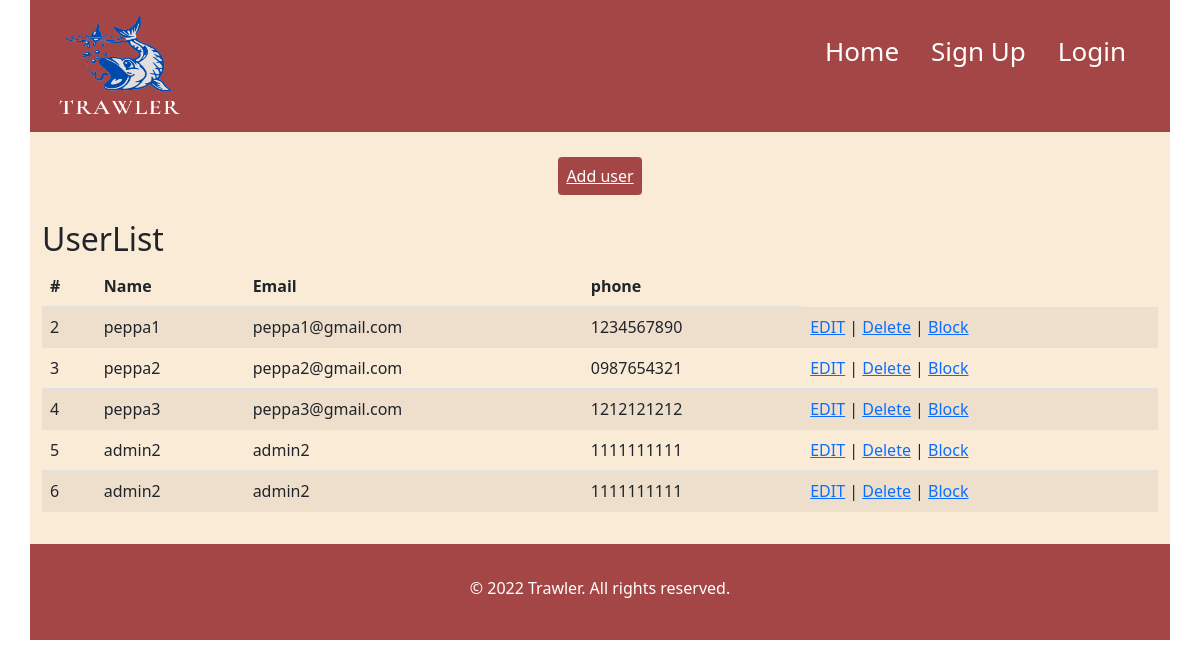
/user.php?usertype=user, run on the app's committed database.
### tables this page shows
CREATE TABLE `users` (
  `id` int(11) NOT NULL,
  `usertype` varchar(255) NOT NULL DEFAULT 'user',
  `name` varchar(255) NOT NULL,
  `email` varchar(255) NOT NULL,
  `password` varchar(255) NOT NULL,
  `phone` varchar(255) NOT NULL,
  `city` varchar(255) NOT NULL,
  `address` varchar(255) NOT NULL,
  `level` int(10) NOT NULL  DEFAULT 3
);

### user.php (the view, shortened to what this page needs)
<?php
require 'connection.php';
$usertype = $_GET['usertype'];
$result = "SELECT * FROM users where usertype = '$usertype' and level !=0;";
?>
<!DOCTYPE html>
<html lang="en">
<head>
    <link href="https://cdn.jsdelivr.net/npm/bootstrap@5.2.0-beta1/dist/css/bootstrap.min.css" rel="stylesheet">
    <link rel="stylesheet" href="css/user_list.css">
</head>
<body>
    <div class="container">
        <?php
        require 'header.php';
        ?>
        <div class="row products-reel">
            <div class="adduserRef"><a href="adduser.php">Add user</a></div><br>
            <div class="col-sm-12">
                <div class="caption">
                    <table class="table table-striped">
                        <?php
                        $test = mysqli_query($conn, $result) or die(mysqli_error($conn));
                        $numofrows = mysqli_num_rows($test);
                        if ($numofrows > 0) {
                            echo "<thead><tr>
                                <h2>UserList</h2>
                            </tr>
                            <tr>
                                <th scope='col'>#</th>
                                <th scope='col'>Name</th>
                                <th scope='col'>Email</th>
                                <th scope='col'>phone</th>
                            </tr></thead>";
                        }
                        while ($row = mysqli_fetch_array($test)) {
                            echo "<tr>";
                            echo "<td scope='row'> " . $row['id'] . "</td>";
                            echo "<td> " . $row['name'] . "</td>";
                            echo "<td> " . $row['email'] . "</td>";
                            echo "<td> " . $row['phone'] . "</td>";
                            echo "<td><a href = 'edituser.php?id=$row[id]'>EDIT</a> | <a href = 'deleteuser.php?id=$row[id]'>Delete</a> | <a href = 'blockuser.php?id=$row[id]'>Block</a>";
                            echo "</tr>";
                        }
                        ?>
                    </table>
                </div>
            </div>
        </div>
    </div>
    <div class="container products-footer-container">
        <footer>
            <div class="products-copyright-container">
                <p class="color-it">&copy; 2022 Trawler. All rights reserved.</p>
            </div>
        </footer><br>
    </div>
</body>
</html>

### css/user_list.css (style rules this page uses)
.products-footer-container { background-color: rgb(165, 70, 70); }
.products-copyright-container { padding-top: 2rem; text-align: center; }
html { min-height: 100%; position:relative; }
.products-reel, .products-lure, .cart-container { background-color: antiquewhite; }
.adduserRef { margin: 2rem auto; text-align: center; }
.adduserRef a { padding: 8px; background-color: rgb(165, 70, 70); color: white; border-radius: 4px; }
.color-it { color: white; }

### css/style_favs.css (style rules this page uses)
.products-footer-container { background-color: rgb(165, 70, 70); }
.products-copyright-container { padding-top: 2rem; text-align: center; }
.color-it { color: white; }
html { min-height: 100%; position:relative; }
.products-reel, .products-lure, .cart-container { background-color: antiquewhite; }

### data on the page
users: id "2", name "peppa1", email "peppa1@gmail.com", phone "1234567890"
users: id "3", name "peppa2", email "peppa2@gmail.com", phone "0987654321"
users: id "4", name "peppa3", email "peppa3@gmail.com", phone "1212121212"
users: id "5", name "admin2", email "admin2", phone "1111111111"
users: id "6", name "admin2", email "admin2", phone "1111111111"
